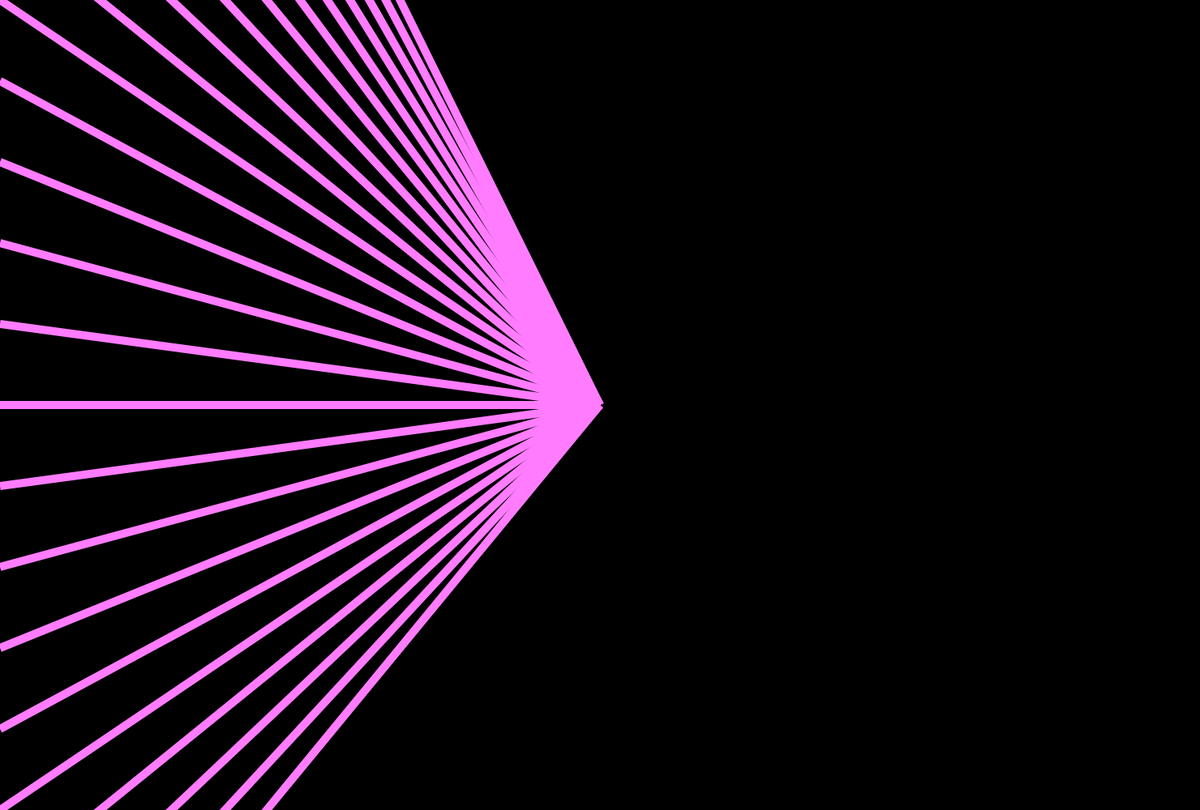
Frame 1 (no input)
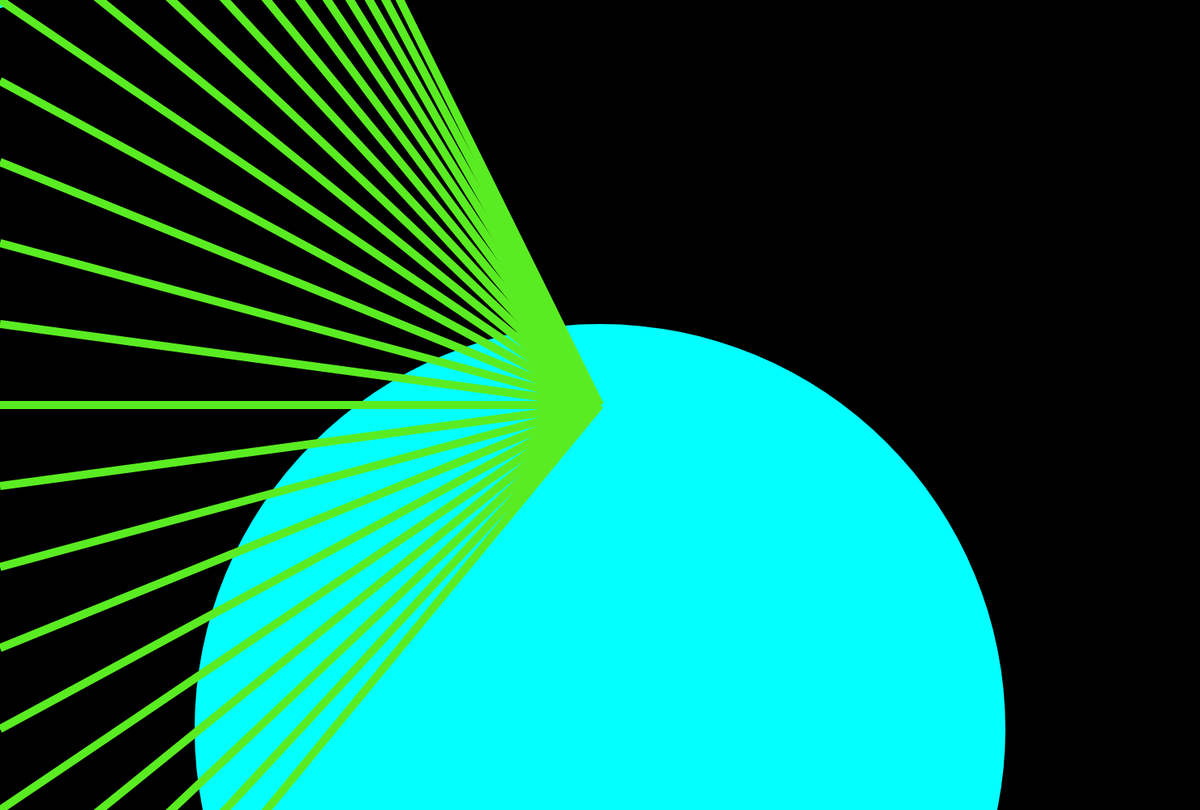
Frame 60 (no input)
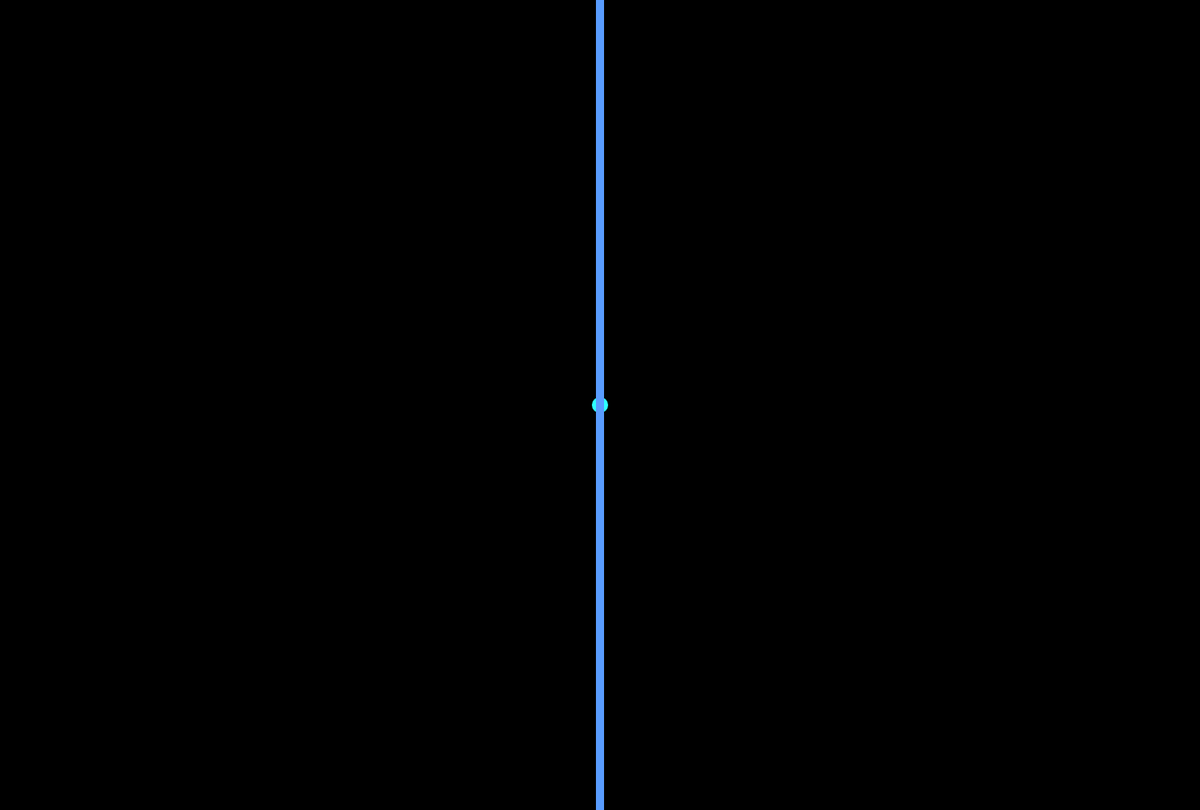
Frame 120 (the mouse pressed at the canvas centre since frame 60)

The p5.js sketch that drew these frames (run headless with seeded random() and noise() and a simulated clock; from frame 60 on, the mouse is pressed at the canvas centre):

// p5.js sketch
// ── sketch.js
//our custom variable
let pointX;
let mouseDist;
let triY;


function setup() {
  //create the canvas element
  createCanvas(1480, 1000);

  //giving pointX a value of 300
  pointX = 740;
  triY = 300;
  print(pointX);
}



function draw() {
  if(keyIsPressed){
  background(255,255,255);
  } else {
  background(0,0,0);
  }
 mouseDist = dist(mouseX, mouseY, pmouseX, pmouseY);
 print(mouseDist);
 smooth();
  //line and point styles
  strokeWeight(1000);
  //point expects an x and y coordinate
  point(pointX, 900);

  strokeWeight(20);
  //line expects two x, y coordinates
  //then conects the coordinates
  line(mouseX, mouseY, pmouseX, pmouseY);

  //ellipse styles
  noStroke();
  fill(190, 55, 12, 50);

  //ellipse expects an x, y coordinate
  //and width and Height
  //ellipse(mouseX, mouseY, 200, 100);

    stroke(random(600), random(600), random(600));

    //rect styles
    strokeWeight(10);

    //fills in shapes with color
    //affects shapes that come after

    //rect expecting an x, y coordinate
    //and width and Height
    triangle(width/2, height/2, mouseX, -700);
    triangle(width/2, height/2, mouseX, -800);
    triangle(width/2, height/2, mouseX, -900);
    triangle(width/2, height/2, mouseX, -1000);



    triangle(width/2, height/2, mouseX, -600);
    triangle(width/2, height/2, mouseX, -500);
    triangle(width/2, height/2, mouseX, -400);
    triangle(width/2, height/2, mouseX, -300);
    triangle(width/2, height/2, mouseX, -200);
    triangle(width/2, height/2, mouseX, -100);
    triangle(width/2, height/2, mouseX, 0);
    triangle(width/2, height/2, mouseX, 100);
    triangle(width/2, height/2, mouseX, 200);
    triangle(width/2, height/2, mouseX, 300);
    triangle(width/2, height/2, mouseX, 400);
    triangle(width/2, height/2, mouseX, 500);
    triangle(width/2, height/2, mouseX, 600);
    triangle(width/2, height/2, mouseX, 700);
    triangle(width/2, height/2, mouseX, 800);
    triangle(width/2, height/2, mouseX, 900);
    triangle(width/2, height/2, mouseX, 1000);
    triangle(width/2, height/2, mouseX, 1100);
    triangle(width/2, height/2, mouseX, 1200);
    triangle(width/2, height/2, mouseX, 1300);
    triangle(width/2, height/2, mouseX, 1400);







  //triangle syles

  //triagle expects three set of x, y
  //print(mouseX);

  if(mouseIsPressed){
    //when mouse is pressed reset pointx to 200
    pointX = -740;
  } else {
    //when mouse is released reset pointx to 600
    pointX = 740;

  }

  if(keyIsPressed){
    //when mouse is pressed reset pointx to 200
    triY= 800;
  } else {
    //when mouse is released reset pointx to 600
    triY = 300;

  }

}
